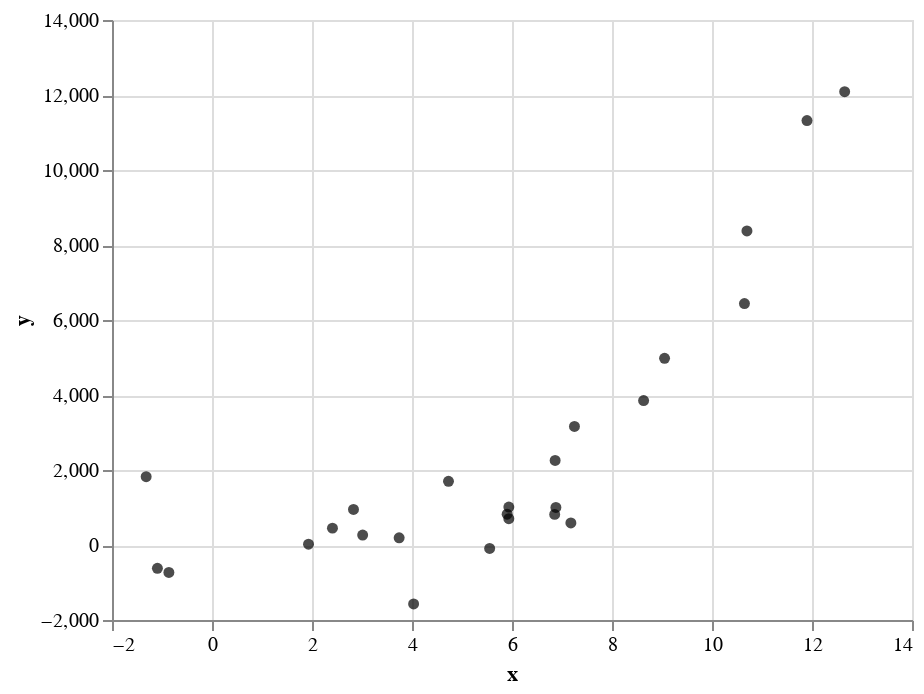

Notebook code cell kept with this figure:
### Markdown cell above
## 2.2 Define helper functions

We'll define the polynomial points chart and draw it:

### Code cell
def get_poly_points_chart():
    '''
    This function should return an altair plot object that is a scatterplot of
    the salary data, with YearsExperience on the x axis and Salary on the y axis
    '''
    return alt.Chart(poly_df).mark_circle(color="black").encode(
        x='x',
        y='y'
    )

get_poly_points_chart()

### Figure 1 — Vega-Lite specification as saved in the notebook (floating-point values rounded to 4 significant figures)
{"config": {"view": {"continuousWidth": 400, "continuousHeight": 300}}, "data": {"name": "data-1a0ab8adb75340609e9f804b9b42564f"}, "mark": {"type": "circle", "color": "black"}, "encoding": {"x": {"type": "quantitative", "field": "x"}, "y": {"type": "quantitative", "field": "y"}}, "$schema": "https://vega.github.io/schema/vega-lite/v4.8.1.json", "datasets": {"data-1a0ab8adb75340609e9f804b9b42564f": [{"x": 3.013, "y": 264.1}, {"x": 5.553, "y": -91.86}, {"x": 2.409, "y": 449.8}, {"x": -1.092, "y": -621.0}, {"x": 5.937, "y": 1012.0}, {"x": 5.937, "y": 702.4}, {"x": -1.317, "y": 1822.0}, {"x": 1.93, "y": 22.01}, {"x": 6.878, "y": 1002.0}, {"x": 2.83, "y": 947.6}, {"x": 6.854, "y": 816.4}, {"x": 6.863, "y": 2255.0}, {"x": 4.032, "y": -1572.0}, {"x": 12.65, "y": 12090.0}, {"x": 11.9, "y": 11320.0}, {"x": 7.249, "y": 3162.0}, {"x": 9.051, "y": 4978.0}, {"x": 3.743, "y": 190.6}, {"x": 8.632, "y": 3853.0}, {"x": 10.65, "y": 6438.0}, {"x": -0.8626, "y": -732.6}, {"x": 5.903, "y": 820.8}, {"x": 4.73, "y": 1698.0}, {"x": 10.7, "y": 8374.0}, {"x": 7.178, "y": 587.3}]}}
